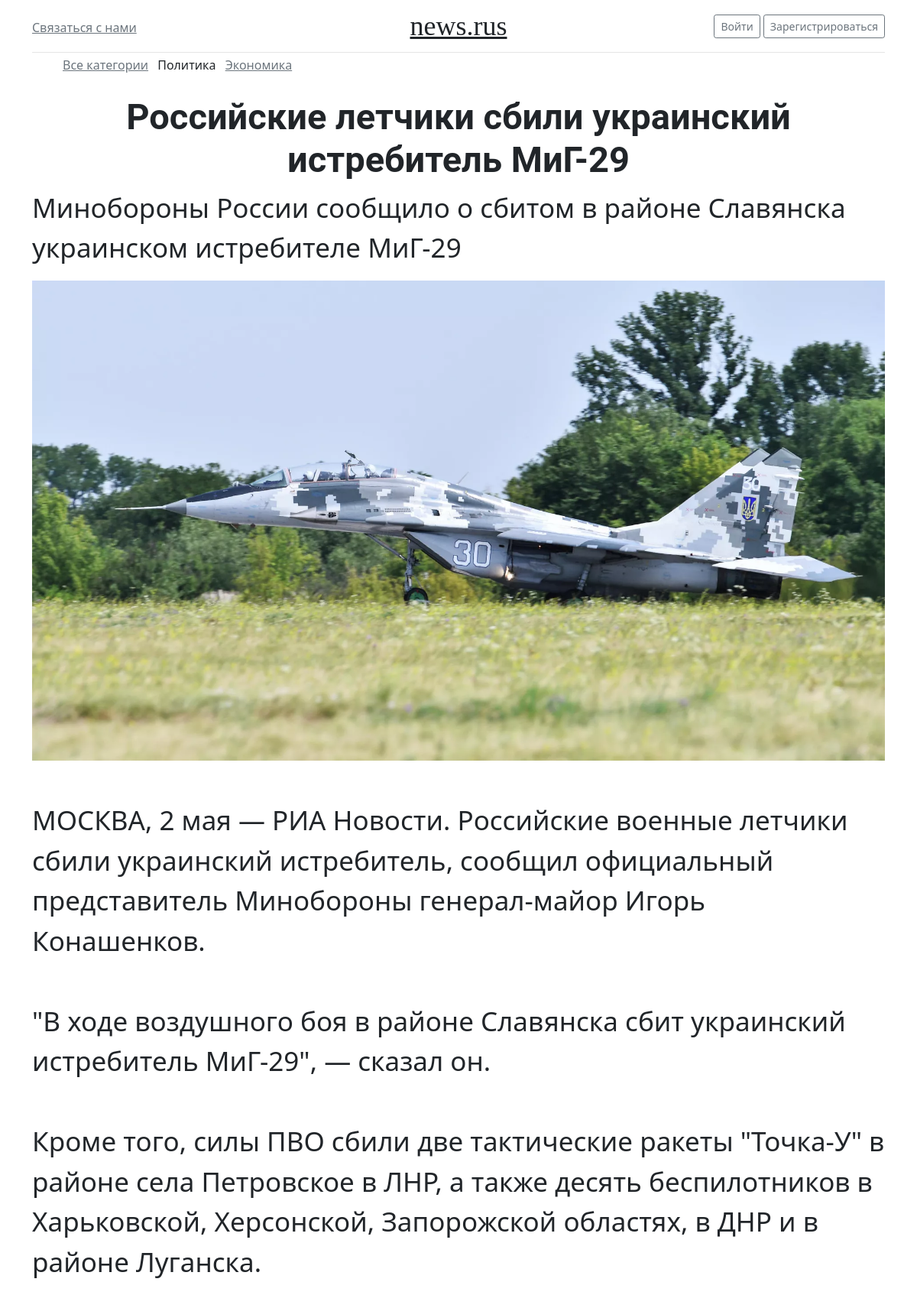
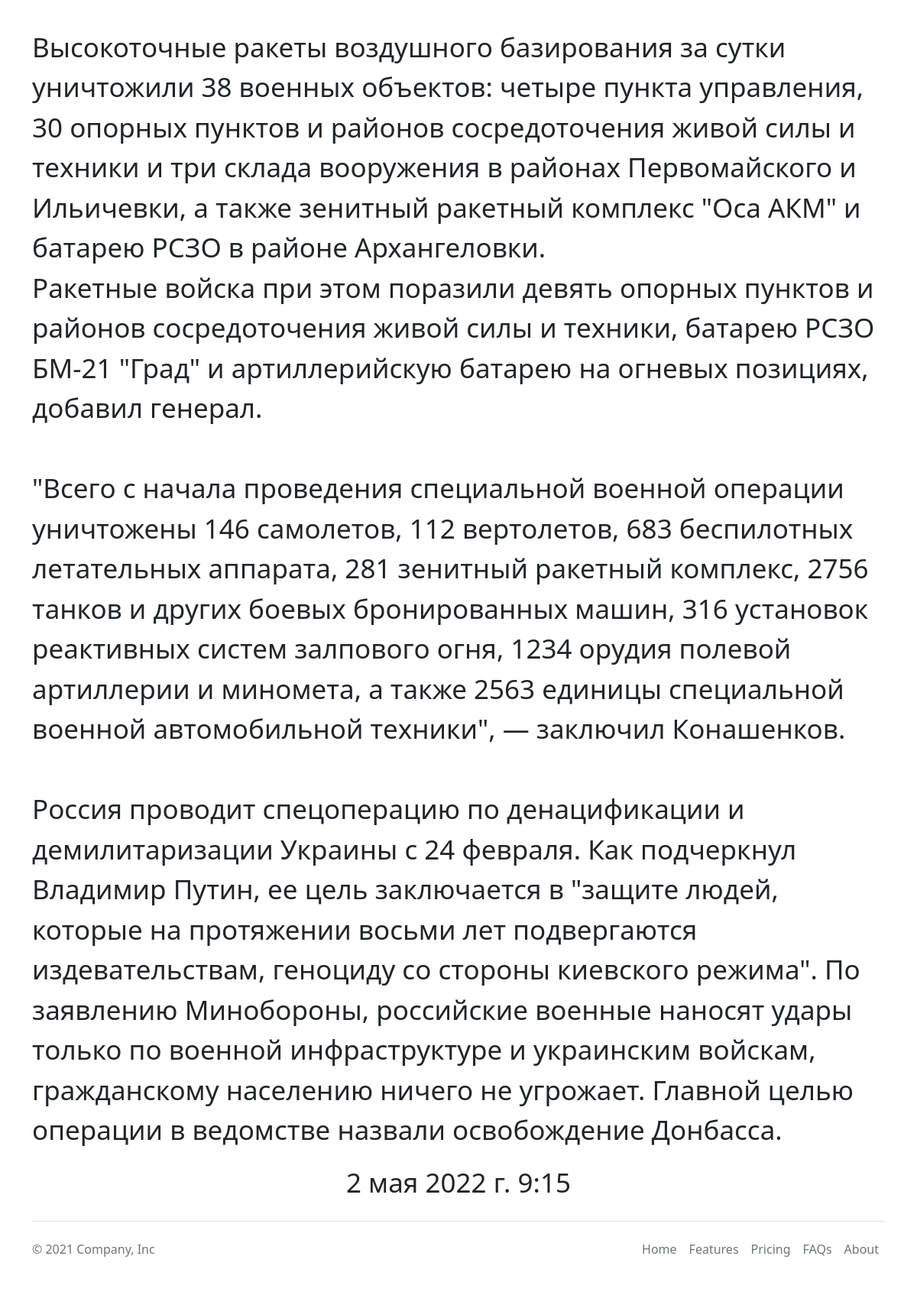
Screenshot of /articles/russian_pilot/ with the database file from the repository (2 pictures, top to bottom).
### main/models.py (models this page shows, shortened)
class Category(models.Model):
    name = models.CharField(max_length=100, db_index=True, verbose_name='Категория')
    slug = models.SlugField(max_length=255, db_index=True, unique=True, verbose_name='URL')
    def get_absolute_url(self):
        return reverse('category', kwargs={'cat_slug': self.slug})
    class Meta:
        verbose_name = 'Категория'
        verbose_name_plural = 'Категории'
        ordering = ['id']

class Articles(models.Model):
    title = models.CharField(max_length=255, verbose_name='Заголовок')
    slug = models.SlugField(max_length=255, db_index=True, unique=True, verbose_name='URL')
    intro = models.CharField(max_length=255, verbose_name='Интро')
    photo = models.ImageField(upload_to='photos/%y/%m/%d', verbose_name='Фото', null=True)
    content = models.TextField(verbose_name='Текст статьи')
    time_add = models.DateTimeField(auto_now_add=True, verbose_name='Время добавления')
    cat = models.ForeignKey('Category', on_delete=models.PROTECT, verbose_name='Категория')
    class Meta:
        verbose_name = 'Новость'
        verbose_name_plural = 'Новости'

### main/views.py (the view)
# urls.py: path('articles/<slug:art_slug>/', ShowPost.as_view(), name='article_all'),
class ShowPost(DetailView):
    model = Articles
    template_name = 'main/article_all.html'
    slug_url_kwarg = 'art_slug'
    context_object_name = 'art_all'
    def get_context_data(self, **kwargs):
        context = super().get_context_data(**kwargs)
        context['cat_selected'] = context['art_all'].cat_id
        return context

### main/templatetags/main_tags.py (called while the page is built)
@register.inclusion_tag('main/show_categories.html')
def show_categories(cat_selected):
    cats = Category.objects.all()
    return {'cats': cats, 'cat_selected': cat_selected}

### main/templates/main/article_all.html
{% extends 'main/base.html' %}
{% block content%}
<div class="article">
    <h1 class="title">{{art_all.title}}</h1>
    <p class="intro">{{art_all.intro}}</p>
    {%if art_all.photo%}
    <div class="photo"><img src="{{art_all.photo.url}}" width="100%"></div>
    {%endif%}
    <br>
    <p class="content">{{art_all.content|linebreaksbr}}</p>
    {{art_all.time_add}}
</div>
{% endblock %}

### main/templates/main/show_categories.html
{% for c in cats%}
		{% if c.pk == cat_selected %}
            <a>{{c.name}}</a>
		{%else%}
            <a class="p-2 link-secondary" href="{{ c.get_absolute_url }}">{{c.name}}</a>
		{%endif%}
        {% endfor %}

### main/static/main/css/style.css (style rules this page uses)
.article { font-size: 35px; text-align: center; }
.intro, .content { text-align: left; }
.title { font-size:47px; font-weight: bold; }
h1, h2, h3, h4, h5, h6 { font-family: 'Roboto', sans-serif; }

### rows the page displays
Category: name "Политика"
Category: name "Экономика"
Articles: title "Российские летчики сбили украинский истребитель МиГ-29", intro "Минобороны России сообщило о сбитом в районе Славянска украинском истребителе МиГ-29", photo (picture), content "МОСКВА, 2 мая — РИА Новости. Российские военные летчики сбили украинский истребитель, сообщил официальный представитель Минобороны генерал-майор Игорь Конашенков. \"В ходе воздушного боя в районе Славянска сбит украинский истребитель МиГ-29\", — сказал он. Кроме того, силы ПВО сбили две тактические ракеты \"Точка-У\" в районе села Петровское в ЛНР, а также десять беспилотников в Харьковской, Херсонской, Запорожской областях, в ДНР и в районе Луганска. Высокоточные ракеты воздушного базирования за сутки уничтожили 38 военных объектов: четыре пункта управления, 30 опорных пунктов и районов сосредоточения живой силы и техники и три склада вооружения в районах Первомайского и Ильичевки, а также…", time_add "2 мая 2022 г. 9:15"
